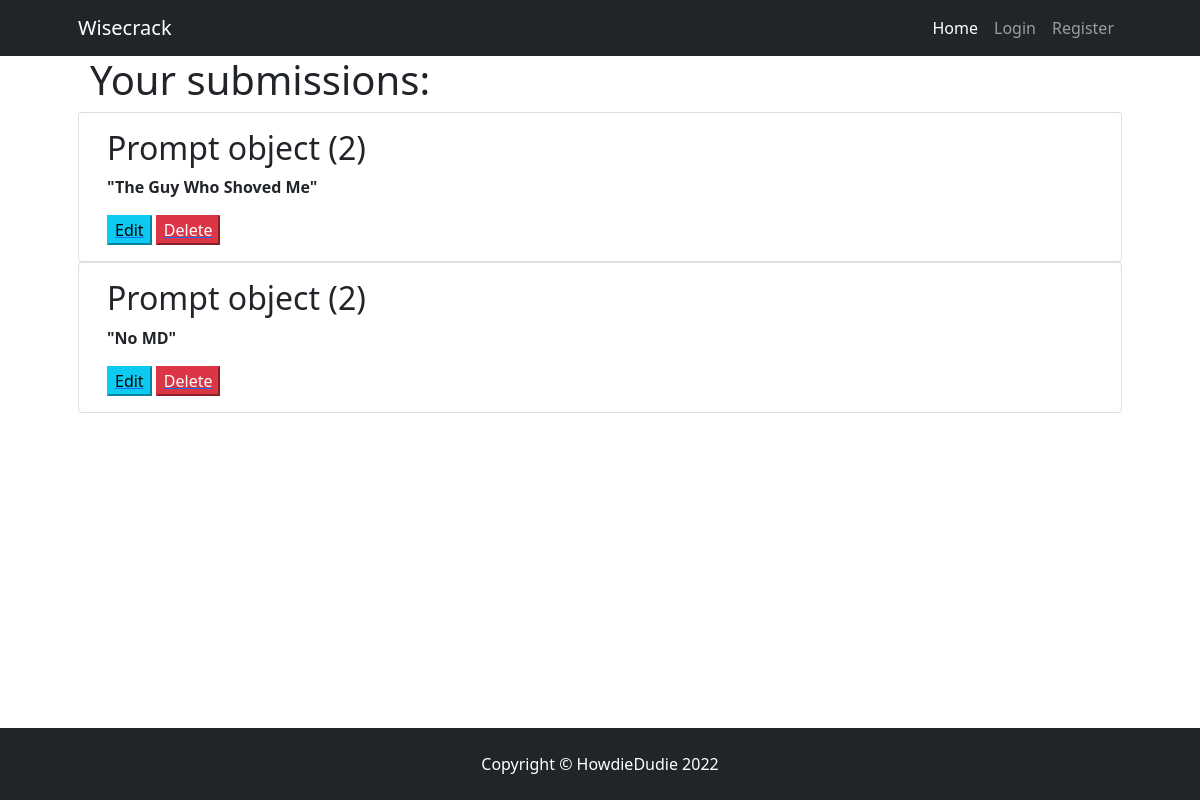
Before: /sub-list/2/ with the older database file.
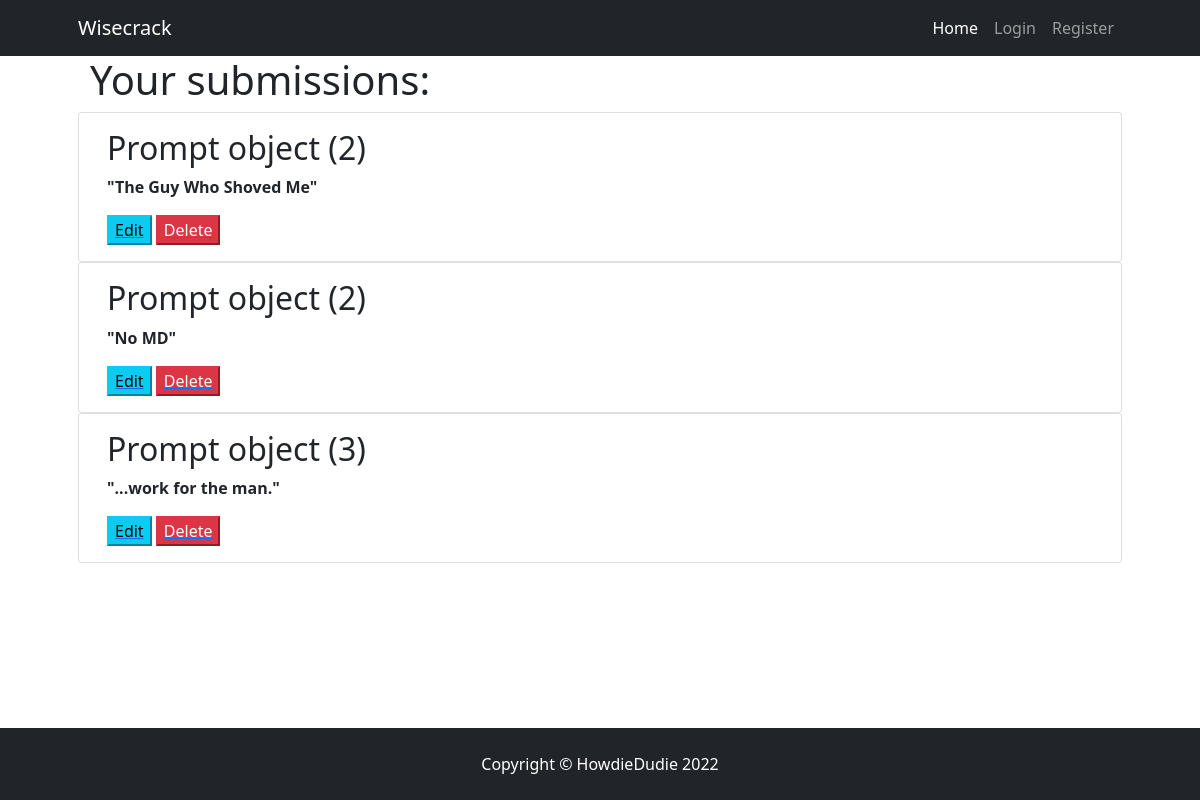
After: the same page with the newer database file.
### wisecrack/models.py (models this page shows, shortened)
class Sub(models.Model):
    sub = models.TextField(max_length=150, null=False)
    user = models.ForeignKey(User, on_delete=models.CASCADE)
    upvotes = models.ManyToManyField(
        User, related_name='sub_upvote', blank=True)
    prompt = models.ForeignKey(Prompt, default=None, on_delete=models.CASCADE)
    created_on = models.DateField(auto_now=True)
    class Meta:
        ordering = ["-created_on"]

class Prompt(models.Model):
    date = models.DateField(auto_now=True)
    prompt = models.TextField(
        max_length=300, null=False, blank=False,
        unique=True, default="What's the crack?")
    slug = models.SlugField(max_length=200, unique=True)
    subs_list = models.ManyToManyField(
        User, related_name='prompt_sub', blank=True)

### wisecrack/views.py (the view)
# urls.py: path('sub-list/<int:pk>/', views.UserSubList.as_view(),
class UserSubList(View):
    def get(self, request, pk, *args, **kwargs):
        subs = Sub.objects.filter(user=pk)
        return render(
            request,
            "user_sub_list.html",
            {
                "subs": subs
            }
        )

### wisecrack/templates/user_sub_list.html
{% extends "base.html" %}
{% block content %}
<div class="container-fluid">
    <div class="row">
        <div class="col-12">
            <div class="row">
                <h1>Your submissions:</h1>
                {% for sub in subs %}
                <div class="card">
                    <div class="card-body">
                        <h2>{{ sub.prompt }}</h2>
                        <p><strong>"{{ sub.sub }}"</strong></p>
                        <a href="{% url 'edit_sub' sub.prompt user.pk %}"><button type="submit" class="d-inline btn-info">Edit</button></a>
                        <a href="{% url 'delete_sub' user.pk sub.sub %}"><button type="submit" class="d-inline btn-danger">Delete</button></a>
                    </div>
                </div>
                {% endfor %}
            </div>
        </div>
    </div>
</div>
{% endblock content %}

Changed rows visible on the page:
added Sub: prompt "Prompt object (3)", sub "...work for the man."
